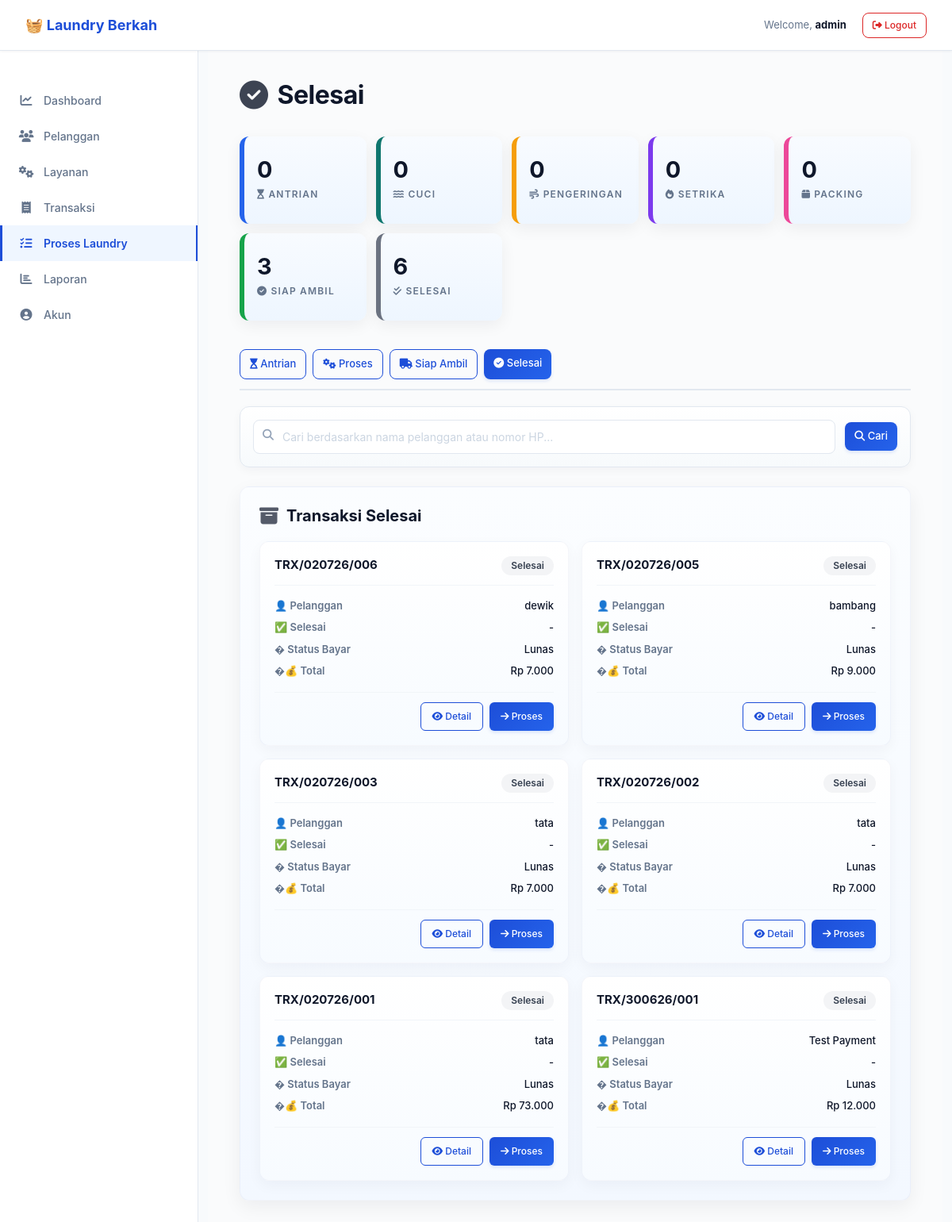
/laundry/selesai (signed in), run on an earlier commit of the app's database.
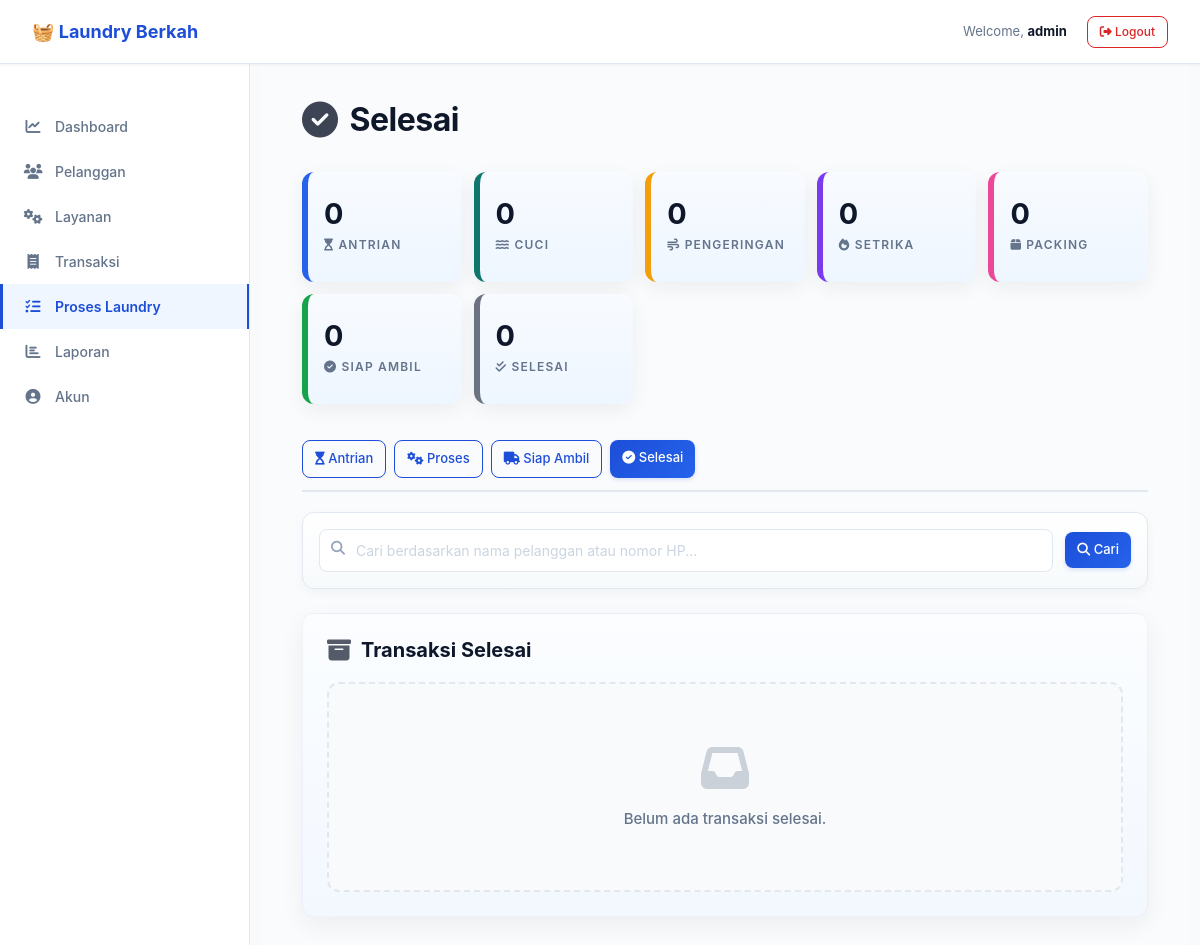
And on a later commit of the database.
### app/models/transaksi.py (models this page shows, shortened)
class Transaksi(BaseModel):
    __tablename__ = 'app_transaksi'
    id_transaksi = db.Column(db.Integer, primary_key=True)
    nomor_transaksi = db.Column(db.String(50), unique=True, nullable=False)
    id_pelanggan = db.Column(db.Integer, db.ForeignKey('app_pelanggan.id_pelanggan'), nullable=False)
    tanggal_masuk = db.Column(db.DateTime, default=utc_now, nullable=False)
    tanggal_selesai_estimasi = db.Column(db.DateTime, nullable=True)
    tanggal_selesai_aktual = db.Column(db.DateTime, nullable=True)
    total_harga = db.Column(db.Numeric(10, 2), default=0)
    catatan = db.Column(db.Text, nullable=True)
    status_proses = db.Column(db.String(50), default='Antrian')  # Status workflow
    is_active = db.Column(db.Boolean, default=True)
    detail_transaksi = db.relationship('DetailTransaksi', backref='transaksi', lazy=True, cascade='all, delete-orphan')
    pembayaran = db.relationship('Pembayaran', backref='transaksi', lazy=True, cascade='all, delete-orphan')
    status_history = db.relationship('Status', backref='transaksi', lazy=True, cascade='all, delete-orphan')

### app/models/pelanggan.py (models this page shows, shortened)
class Pelanggan(BaseModel):
    __tablename__ = 'app_pelanggan'
    id_pelanggan = db.Column(db.Integer, primary_key=True)
    nama = db.Column(db.String(100), nullable=False)
    telepon = db.Column(db.String(20), nullable=False, unique=True)
    email = db.Column(db.String(100), nullable=True)
    alamat = db.Column(db.Text, nullable=True)
    jenis_kelamin = db.Column(db.Enum('Laki-laki', 'Perempuan'), nullable=True)
    status = db.Column(db.Boolean, default=True)
    transaksi = db.relationship('Transaksi', backref='pelanggan', lazy=True, cascade='all, delete-orphan')

### app/laundry/routes.py (the view)
@laundry_bp.route('/selesai')
def selesai():
    if login_required():
        return login_required()
    access = require_role('Admin', 'Operator', 'Kasir')
    if access:
        return access
    keyword = request.args.get('search', '', type=str).strip()
    status_counts = TransaksiService.get_status_counts()
    if keyword:
        transaksi_list = TransaksiService.search_transaksi_by_status_and_keyword(['Selesai'], keyword, limit=50)
    else:
        transaksi_list = TransaksiService.get_transaksi_by_statuses(['Selesai'], limit=50)
    payment_status_map = {
        trx.id_transaksi: PembayaranService.get_pembayaran_status(trx.id_transaksi)
        for trx in transaksi_list
    }
    return render_template('selesai.html', status_counts=status_counts, transaksi_list=transaksi_list, payment_status_map=payment_status_map, search_keyword=keyword, active_page='laundry')

### app.py (called while the page is built)
@app.before_request
def before_request():
    pass

@app.after_request
def after_request(response):
    response.headers['X-Content-Type-Options'] = 'nosniff'
    response.headers['X-Frame-Options'] = 'SAMEORIGIN'
    response.headers['X-XSS-Protection'] = '1; mode=block'
    return response

### app/transaksi/services.py (called while the page is built)
    @staticmethod
    def get_transaksi_by_statuses(status_list, limit=50):
        try:
            if not status_list:
                return []
            return Transaksi.query.filter(
                Transaksi.is_active == True,
                Transaksi.status_proses.in_(status_list)
            ).order_by(Transaksi.tanggal_masuk.desc()).limit(limit).all()
        except Exception as e:
            print(f"Error in get_transaksi_by_statuses: {str(e)}")
            return []

### app/utils/auth.py (called while the page is built)
def login_required():
    if 'user_id' not in session:
        return redirect(url_for('auth.login'))
    return None

### app/templates/laundry/selesai.html (shortened to what the changed rows need)
{% extends 'layout/base.html' %}
{% set active_page = 'laundry' %}
{% block content %}
<div class="status-summary">
    <div class="status-card siapambil">
        <div class="value">{{ status_counts.get('Siap Ambil', 0) }}</div>
        <div class="label"><i class="fas fa-check-circle"></i> Siap Ambil</div>
    </div>
    <div class="status-card selesai">
        <div class="value">{{ status_counts.get('Selesai', 0) }}</div>
        <div class="label"><i class="fas fa-check-double"></i> Selesai</div>
    </div>
</div>
<div class="section-card">
    <h2><i class="fas fa-archive"></i> Transaksi Selesai</h2>
    {% if transaksi_list %}
    <div class="transaction-list">
        {% for transaksi in transaksi_list %}
        <div class="transaction-card">
            <div class="top">
                <div class="title">{{ transaksi.nomor_transaksi }}</div>
                <div class="badge badge-{{ transaksi.status_proses }}">{{ transaksi.status_proses }}</div>
            </div>
            <div class="detail">
                <div class="detail-row"><strong>👤 Pelanggan</strong><span>{{ transaksi.pelanggan.nama if transaksi.pelanggan else '-' }}</span></div>
                <div class="detail-row"><strong>✅ Selesai</strong><span>{{ transaksi.tanggal_selesai_aktual.strftime('%d/%m/%Y %H:%M') if transaksi.tanggal_selesai_aktual else '-' }}</span></div>
                <div class="detail-row"><strong>� Status Bayar</strong><span>{{ payment_status_map[transaksi.id_transaksi].status if payment_status_map[transaksi.id_transaksi] else 'Belum Bayar' }}</span></div>
                <div class="detail-row"><strong>�💰 Total</strong><span>Rp {{ '{:,.0f}'.format(transaksi.total_harga).replace(',', '.') }}</span></div>
            </div>
            <div class="actions">
                <a href="{{ url_for('transaksi.detail', id_transaksi=transaksi.id_transaksi) }}" class="btn btn-outline-primary btn-sm"><i class="fas fa-eye"></i> Detail</a>
                <button type="button" class="btn btn-primary btn-sm" onclick="advanceLaundryStatus({{ transaksi.id_transaksi }}, this)">
                    <i class="fas fa-arrow-right"></i> Proses
                </button>
            </div>
        </div>
        {% endfor %}
    </div>
    {% else %}
    <div class="empty-state">
        <i class="fas fa-inbox"></i>
        <p>Belum ada transaksi selesai.</p>
    </div>
    {% endif %}
</div>
{% endblock %}

What changed in the data, as far as the page shows it:
removed Transaksi: payment_status_map "Lunas", total_harga "7.000"
removed Transaksi: payment_status_map "Lunas", total_harga "9.000"
removed Transaksi: payment_status_map "Lunas", total_harga "7.000"
removed Transaksi: payment_status_map "Lunas", total_harga "7.000"
removed Transaksi: payment_status_map "Lunas", total_harga "73.000"
removed Transaksi: payment_status_map "Lunas", total_harga "12.000"
Also different on the page:
{{ status_counts.get('Siap Ambil', 0) }}: "3" → "0"
{{ status_counts.get('Selesai', 0) }}: "6" → "0"
text now shown: "Belum ada transaksi selesai."
